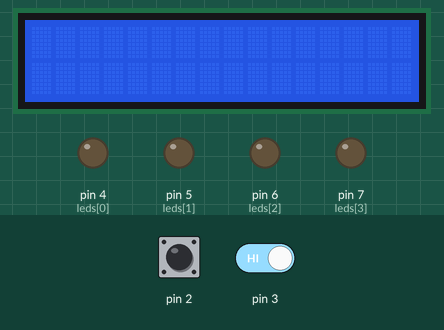
Recording of a sketch running on a simulated Arduino Uno, built with avr-gcc and run on an emulated ATmega328P. On the bench: 16×2 character LCD, output pins drawn as LEDs (lit = HIGH). The test bench sets the inputs (shaded band); at power-on: pin 2 HIGH, pin 3 HIGH. Random numbers use the default seed unless the sketch sets one; what the sketch prints to the serial monitor is not drawn.

Above: at 1.2 s.
1.3 s: pin 2 driven LOW
2.8 s: pin 2 driven HIGH
At 4.3 s:
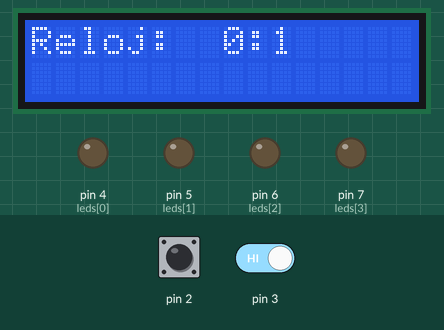
5.8 s: pin 3 driven LOW
7.3 s: pin 3 driven HIGH
At 8.5 s:
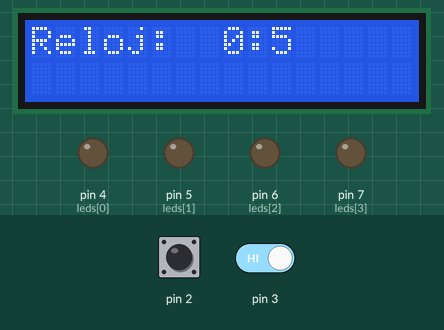
9.2 s: pin 2 driven LOW and pin 3 driven LOW
At 10.5 s:
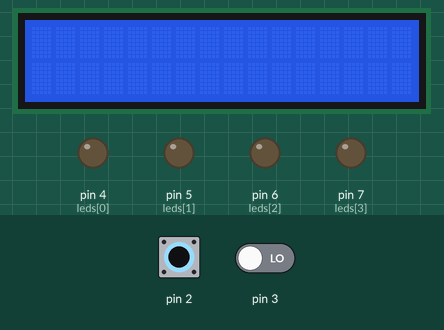
12.2 s: pin 2 pulsed HIGH 2 times (0.12 s each, 0.3 s apart)
Timing chart, 0 to 15.2 s (numbered marks = the images above; inputs shaded):
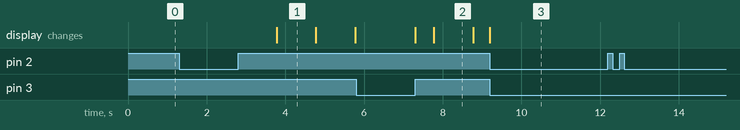

The sketch:

Laboratorio2.ino
```cpp
/*
 * UNIVERSIDAD TECNICA DEL NORTE
 * FACULTAD DE INGENIERIA EN CIENCIAS APLICADAS
 * SISTEMAS EMBEBIDOS
 * STEVEN FLORES
 * 5to Nivel;
 * Laboratorio 2:
 */
#include <MsTimer2.h>
#include <LiquidCrystal.h>
LiquidCrystal lcd (13,12,11,10,9,8);
const int led1=8; //led en pin8
const int leds [4]={4,5,6,7};
const int sensor1 = A2;
const int sensor2 = A3;
const int sensor3 = A4;
const int sensor4 = A5;
int aux1=0;
int aux2=0;
int minutos=0;
int horas=0;
int i;
int random1;
int horap;
int minutop;
void setup() {
  for(i=0;i<6;i++){
    pinMode(leds[i],OUTPUT);
  }
  pinMode(sensor1,INPUT);
  pinMode(sensor2,INPUT);
  pinMode(sensor3,INPUT);
  pinMode(sensor4,INPUT);
  i=0;
  Serial.begin(9600);
  lcd.begin(16,2);
  attachInterrupt(0,modo,LOW);
  attachInterrupt(1,juego,LOW);
  MsTimer2::set(1000,reloj);
  Serial.println("Presione para encender el sistema");
}

void loop() {
  if(aux1==2){
    switch(aux2){
      case 1:
      modo1();
      break;
      case 2:
      modo2();
      break;
      case 3:
      modo3();
      break;
    }
  }
}

void modo(){
  switch(aux1){
    case 0:
    MsTimer2::start();
    Serial.println("Seleccione un modo mediante boton");
    aux1++;
    break;
    case 1:
    Serial.println("Iniciando opcion elegida");
    aux1++;
    break;
    case 2:
    Serial.println("Apagado del sistema");
    aux1=0;
    aux2=0;
    lcd.clear();
    MsTimer2::stop();
  }
}

void juego(){
  if(aux1==1){
    switch(aux2){
      case 0:
      Serial.println("Activacion luces de forma aleatoria");
      aux2++;
      break;
      case 1:
      Serial.println("Cambio de hora de reloj");
      aux2++;
      break;
      case 2:
      Serial.println("Sistema de seguridad de sensores");
      aux2++;
      break;
      case 3:
      Serial.println("Seleccion de modos");
      aux2=0;
      break;
    }
  }
  if(aux1==2){
      aux1=0;
      aux2=0;
      Serial.println("Salio del modo");
    }
}
void modo1(){
  for(i=0;i<5;i++){
    random1=random(1,5);
    digitalWrite(leds[random1],HIGH);
    delay(200);
    digitalWrite(leds[random1],LOW);
    delay(200);
  }
  i=0;
  aux1=0;
  aux2=0;
}
void modo2(){
  horap=analogRead(0);
  horas=map(horap,0,1023,0,23);
  minutop=analogRead(1);
  minutos=map(minutop,0,1023,0,59);
}
void modo3(){
  if(digitalRead(sensor1)==HIGH||digitalRead(sensor2)==HIGH||digitalRead(sensor3)==HIGH||digitalRead(sensor4)==HIGH){
    Serial.println("Un sensor ha sido activado, verifique la seguridad");
    delay(200);
  }
}
void reloj(){
  if(minutos<59){
    minutos++;
  }else{
    minutos=0;
    if(horas<23){
      horas++;
    }else{
      horas=0;
     }
   }
   lcd.clear();
   lcd.setCursor(0,0);
   lcd.print("Reloj: ");
   lcd.setCursor(8,0);
   lcd.print(String(horas)+String(":")+String(minutos));
}
```

Measured:
- after the input at 1.3 s, every drawn part: stays the same
- after the input at 2.8 s, the display: changes after 0.98 s (image 1)
- after the input at 5.8 s, every drawn part: stays the same
- after the input at 7.3 s, the display: first changes at once (image 2 shows a later state)
- after the input at 12.2 s, every drawn part: stays the same
- what the display in image 1 shows lasts 1.0 s, from 3.8 s to 4.8 s
